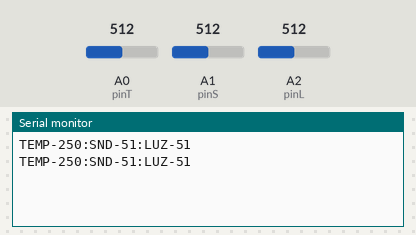
A sketch run on a simulated Arduino Uno, built with avr-gcc and run on an emulated ATmega328P. On the bench: the last lines printed to the serial monitor. The inputs (shaded band) are chosen by the test bench; at power-on: A0 (pinT) = 512, A1 (pinS) = 512, A2 (pinL) = 512.

Above: at 3.8 s.
3.9 s: A0 (pinT) set to 716
At 6.8 s:
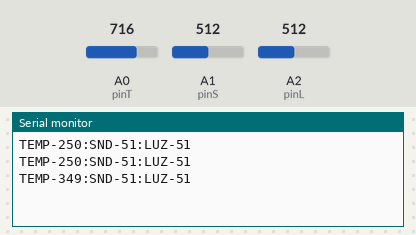
7.8 s: A1 (pinS) set to 716
At 10.3 s:
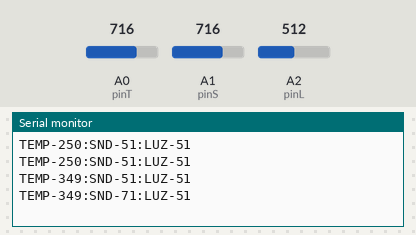
11.7 s: A2 (pinL) set to 716
At 12.6 s:
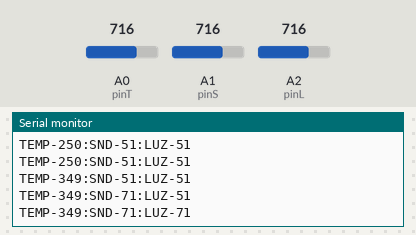
15.6 s: A0 (pinT) set to 900
At 18.5 s:
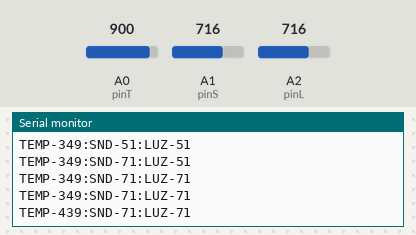
19.5 s: A1 (pinS) set to 900
At 22.0 s:
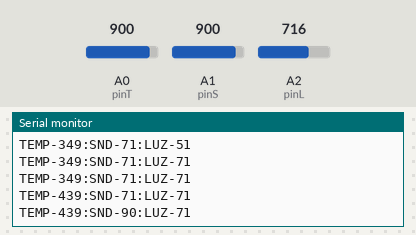
23.4 s: A2 (pinL) set to 900
At 24.3 s:
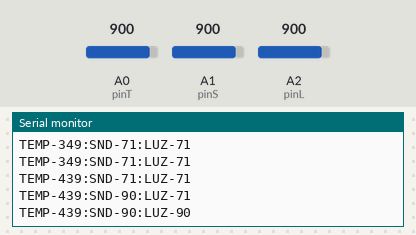
Timing chart, 0 to 26.4 s (numbered marks = the images above; inputs shaded):
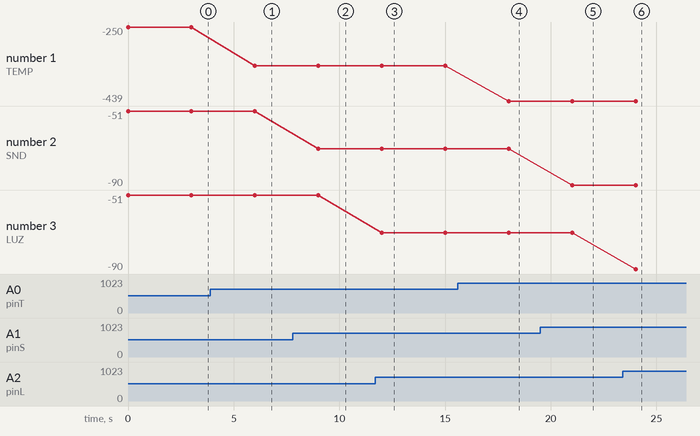

The sketch:

CODIGO_SENSORES_ARDUINO.ino
```cpp
//Variables
int TempC;
int Sound;
int Luz;
String MedidaT;
String MedidaS;
String MedidaL;
String MedidasJuntas;
int pinT = A0;
int pinS = A1;
int pinL = A2;

void setup(){
  Serial.begin(9600);
}

void loop(){
  MedidaT="TEMP-";
  MedidaS="SND-";
  MedidaL="LUZ-";

  TempC=analogRead(pinT);
  Sound=analogRead(pinS);
  Luz=analogRead(pinL);

  Sound = Sound/10;  // Previo pruebas de sonido con sensor
  if (Sound>99){
    Sound=99;
  }
  Luz = Luz/10;
  TempC = (5.0*TempC*100.0)/1024.0;

  String temp = (String) TempC;
  String snd = (String) Sound;
  String luz = (String) Luz;

  MedidaT = MedidaT + temp;
  if (Sound<10){
    snd = "0" + snd;
  }
  MedidaS = MedidaS + snd;
  MedidaL = MedidaL + luz;
  MedidasJuntas = MedidaT + ":" + MedidaS + ":" + MedidaL;

  Serial.println(MedidasJuntas);
  delay(3000);
}
```

Measured:
- after the input at 3.9 s, the serial monitor: prints a new line after 2.1 s (image 1)
- after the input at 7.8 s, the serial monitor: prints a new line after 1.2 s (image 2)
- after the input at 11.7 s, the serial monitor: prints a new line after 0.31 s (image 3)
- after the input at 15.6 s, the serial monitor: prints a new line after 2.4 s (image 4)
- after the input at 19.5 s, the serial monitor: prints a new line after 1.5 s (image 5)
- after the input at 23.4 s, the serial monitor: prints a new line after 0.61 s (image 6)
- plotted number 1: -250 → -349 after the input at 3.9 s, -349 → -439 after the input at 15.6 s
- plotted number 2: -51 → -71 after the input at 7.8 s, -71 → -90 after the input at 19.5 s
